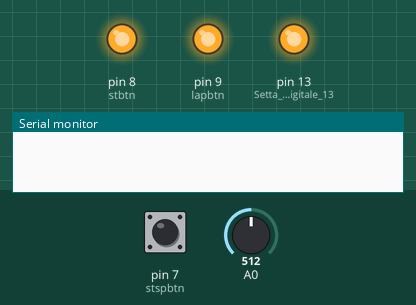
Bench run of a sketch on a simulated Arduino Uno, built with avr-gcc and run on an emulated ATmega328P. On the bench: output pins drawn as LEDs (lit = HIGH), the last lines printed to the serial monitor. The test bench sets the inputs (shaded band); at power-on: pin 7 (stspbtn) LOW, A0 = 512.

Above: at 1.2 s.
1.3 s: pin 7 (stspbtn) pulled HIGH for 0.15 s
At 1.42 s:
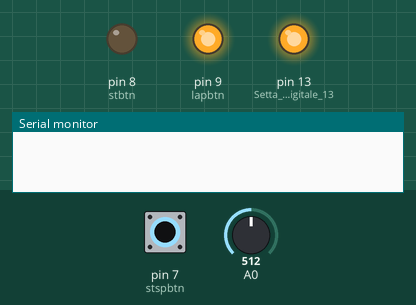
At 3.0 s:
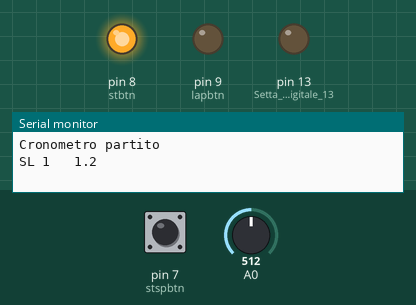
4.0 s: A0 set to 493
At 5.8 s:
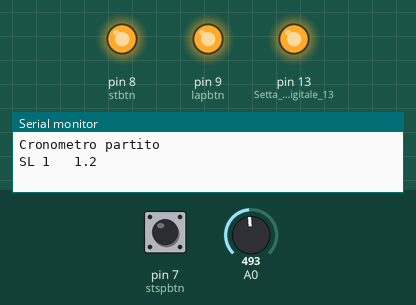
Timing chart, 0 to 7.3 s (numbered marks = the images above; inputs shaded):
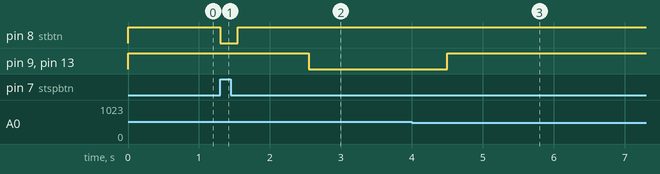

The sketch:

cronometro_1.6.ino
```cpp
/*           Cronometro a fotocellule
 *               Output seriale
 *                 17/10/2017
 *             Giacomo Calabria
 */
//--------------------------------------------------------------------------------------------------------------------
//                                                 Variabili e costanti
//--------------------------------------------------------------------------------------------------------------------
#define stspbtn 7      //pin start stop
#define stbtn 8
#define lapbtn 9
bool lapCR = false;        //variabile che indica lo stato delle fotocellule (aperte o chiuse)
int stato = 0;          //stato del cronometro
int passaggi = 0;       //numero di passaggi
long start = 0;         //tempo di partenza
long tempo_lap  = 0;    //tempo al giro
uint16_t tempi[1000];
#define lux 500        //il valore deve essere cambiato in base alle condizioni ambientali
                        //per la calibrazione decommentare Serial.println(val); vedere il valore a fotocellula aperta
                        //e chiusa e poi variare il valore al piu basso possibile, cosigliati numerosi test
//--------------------------------------------------------------------------------------------------------------------
//                                                 Impostazioni di base
//--------------------------------------------------------------------------------------------------------------------
void setup() {
  Serial.begin(9600);     //inizializza la comunicazione seriale nel canale 19200
  pinMode(stspbtn, INPUT);  // Setta il pin digitale 7 per start e stop / reset in ingresso
  pinMode(stbtn,OUTPUT);
  pinMode(lapbtn,OUTPUT);
  pinMode(13,OUTPUT);        // Setta il pin digitale 13 per visualizzazione stop in uscita
  digitalWrite(stbtn, HIGH);
  digitalWrite(13, HIGH);
  digitalWrite(lapbtn, HIGH);
}
//--------------------------------------------------------------------------------------------------------------------
//                                 Funzione per l'avvio del cronometro
//--------------------------------------------------------------------------------------------------------------------
void partenza(){
 digitalWrite(stbtn, HIGH);
 if (digitalRead(stspbtn) == HIGH && stato == 0){ //Accende cronometro
  start = millis();   //assegna il valore temporale attuale alla variabile start
  digitalWrite(stbtn, LOW);
  delay(250);
  digitalWrite(stbtn, HIGH);
  stato = 1;    //assegnazione dello stato 1 corrispondente all'attesa dello stop/lap/reset
  Serial.println("Cronometro partito");    //output seriale per comunicare la partenza del cronometro
  delay(1000);
 }
}
//--------------------------------------------------------------------------------------------------------------------
//                                        Funzione per il tempo al giro
//--------------------------------------------------------------------------------------------------------------------
void lap(){
 while (stato == 1) {
  fotocellule();
  digitalWrite(13, HIGH);
  if (lapCR){
   digitalWrite(lapbtn, LOW);
   tempo_lap = millis() - start;
   digitalWrite(13, LOW);
   passaggi++;
   output(); // visutalizza output
   while (lapCR) fotocellule();//esecuzione funzione fotocellule
   delay(500);
  }
 digitalWrite(13, HIGH);
 digitalWrite(lapbtn, HIGH);
 fermare();
 }
}
//--------------------------------------------------------------------------------------------------------------------
//                                 Funzione per la lettura del valore delle fotocellule
//--------------------------------------------------------------------------------------------------------------------
void fotocellule(){
   //int val = analogRead(A0);  // lettura valore analogico della fotocellula
   //Serial.println(analogRead(A0));     // visualizzazione valore fotocellula per la calibrazione in campo
   if (analogRead(A0) > lux) lapCR = true;
   else lapCR = false;
}
//--------------------------------------------------------------------------------------------------------------------
//                                 Funzione per la comunicazione dell'output
//--------------------------------------------------------------------------------------------------------------------
void output(){
   if(tempo_lap<60000){
    Serial.print("SL ");            //comunicazione tempo
    Serial.print(passaggi);
    Serial.print("   ");
    Serial.print(tempo_lap/1000);
    Serial.print(".");
    Serial.println(tempo_lap/100%10);//per decimi
   }
   else{
    Serial.print("SL ");            //comunicazione tempo
    Serial.print(passaggi);
    Serial.print("   ");
    Serial.print(tempo_lap/1000/60);
    Serial.print(":");
    Serial.print((tempo_lap/1000)-((tempo_lap/1000/60)*60));
    Serial.print(",");
    Serial.println(tempo_lap/100%10);
   }
   tempi[passaggi]=tempo_lap;

}
//--------------------------------------------------------------------------------------------------------------------
//                    Funzione che ferma la lettura delle fotocellule e che attiva il reset del cronometro
//--------------------------------------------------------------------------------------------------------------------
 void fermare(){
 if (digitalRead(stspbtn) == HIGH){
   tempo_lap = millis() - start;
   stato = 0;   //stop e reset del programma
   if(tempo_lap<60000){
    Serial.print("SP ");            //comunicazione tempo
    Serial.print(passaggi);
    Serial.print("   ");
    Serial.print(tempo_lap/1000);
    Serial.print(".");
    Serial.println(tempo_lap/100%10);//per decimi
   }
   else{
    Serial.print("SP ");            //comunicazione tempo
    Serial.print(passaggi);
    Serial.print("   ");
    Serial.print(tempo_lap/1000/60);
    Serial.print(":");
    Serial.print((tempo_lap/1000)-((tempo_lap/1000/60)*60));
    Serial.print(",");
    Serial.println(tempo_lap/100%10);
   }
  reset();
  delay(10000);
 }}
//--------------------------------------------------------------------------------------------------------------------
//                                    Funzione per il reset del cronometro
//--------------------------------------------------------------------------------------------------------------------
void reset(){
 stato = 0;
 passaggi = 0;
 tempo_lap  = 0;
 start = 0;
}
//--------------------------------------------------------------------------------------------------------------------
//                                             Ciclo del programma principale
//--------------------------------------------------------------------------------------------------------------------
void loop() {
 partenza();
 lap();
}
```

Measured:
- the behaviour switches between 501 and 500 on A0 (found by bisection; images 2 and 3)
- after the input at 1.3 s, pin 8 (stbtn): HIGH → LOW at once, → HIGH 0.25 s later; pin 9 (lapbtn), pin 13 (Setta_il_pin_digitale_13): HIGH → LOW after 1.3 s
- after the input at 4.0 s, pin 9 (lapbtn), pin 13 (Setta_il_pin_digitale_13): LOW → HIGH after 0.50 s
